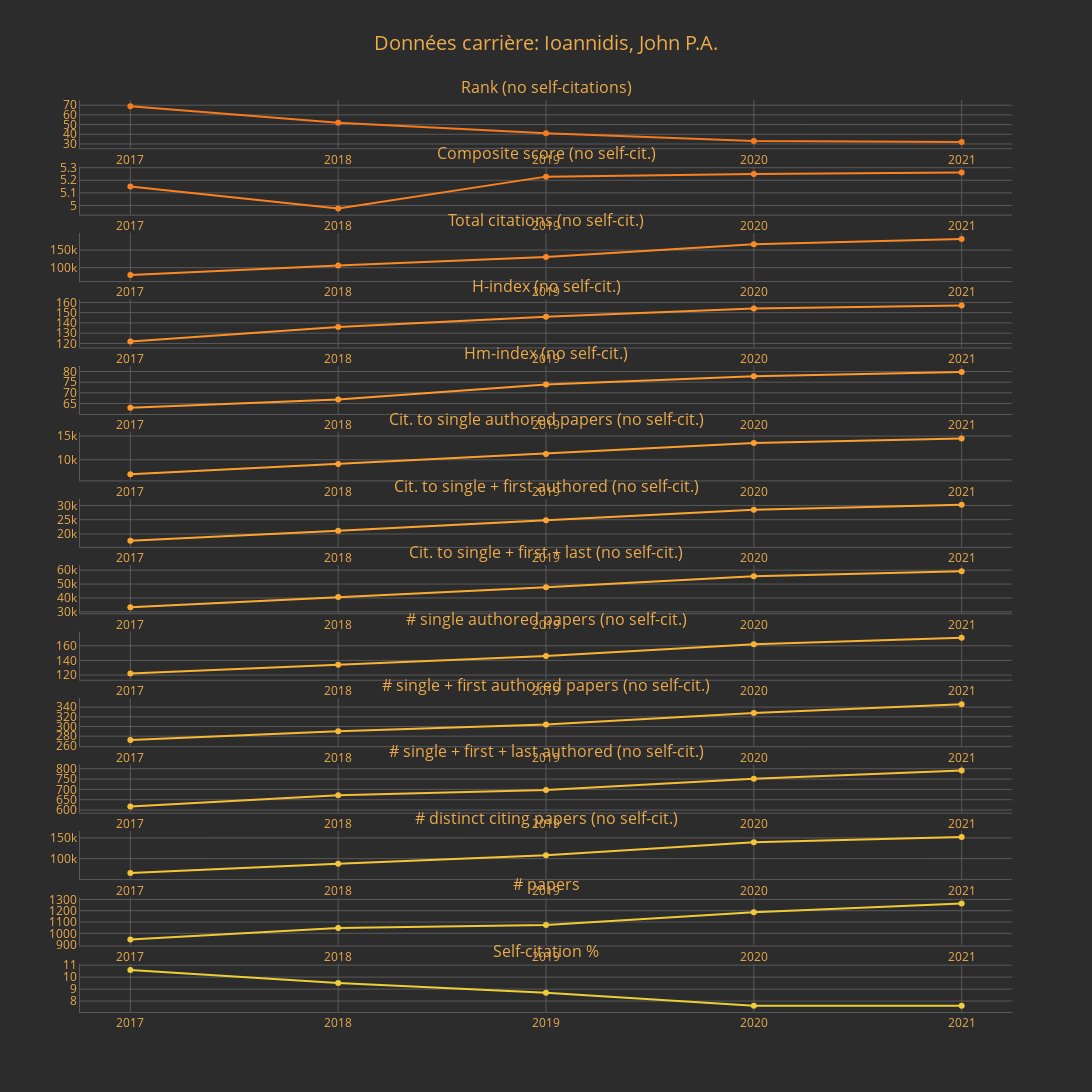

The notebook cell saved with this chart:
### Code cell
#| label: fig4cell
from Dash_client import TwoPercentersClient
client = TwoPercentersClient()
fig = client.plot_author_career("Ioannidis, John P.A.", exclude_self_citations=True)
fig.show()

### Figure 1 — Plotly figure (JSON) as saved in the notebook; plotly's stock layout.template omitted (floating-point values rounded to 4 significant figures)
{"data": [{"hovertemplate": "Année: %{x}<br>Valeur: %{y}<extra></extra>", "marker": {"color": "rgb(247, 121, 30)"}, "name": "rank (ns)", "type": "scatter", "x": ["2017", "2018", "2019", "2020", "2021"], "xaxis": "x", "y": [69.0, 52.0, 41.0, 33.0, 32.0], "yaxis": "y"}, {"hovertemplate": "Année: %{x}<br>Valeur: %{y}<extra></extra>", "marker": {"color": "rgb(249, 129, 34)"}, "name": "c (ns)", "type": "scatter", "x": ["2017", "2018", "2019", "2020", "2021"], "xaxis": "x2", "y": [5.151, 4.976, 5.229, 5.249, 5.261], "yaxis": "y2"}, {"hovertemplate": "Année: %{x}<br>Valeur: %{y}<extra></extra>", "marker": {"color": "rgb(250, 137, 37)"}, "name": "nc (ns)", "type": "scatter", "x": ["2017", "2018", "2019", "2020", "2021"], "xaxis": "x3", "y": [79240.0, 106300.0, 130600.0, 166900.0, 181600.0], "yaxis": "y3"}, {"hovertemplate": "Année: %{x}<br>Valeur: %{y}<extra></extra>", "marker": {"color": "rgb(252, 145, 41)"}, "name": "h (ns)", "type": "scatter", "x": ["2017", "2018", "2019", "2020", "2021"], "xaxis": "x4", "y": [122.0, 136.0, 146.0, 154.0, 157.0], "yaxis": "y4"}, {"hovertemplate": "Année: %{x}<br>Valeur: %{y}<extra></extra>", "marker": {"color": "rgb(254, 153, 44)"}, "name": "hm (ns)", "type": "scatter", "x": ["2017", "2018", "2019", "2020", "2021"], "xaxis": "x5", "y": [62.96, 66.91, 73.88, 77.75, 79.8], "yaxis": "y5"}, {"hovertemplate": "Année: %{x}<br>Valeur: %{y}<extra></extra>", "marker": {"color": "rgb(253, 159, 46)"}, "name": "ncs (ns)", "type": "scatter", "x": ["2017", "2018", "2019", "2020", "2021"], "xaxis": "x6", "y": [6939.0, 9115.0, 11220.0, 13520.0, 14510.0], "yaxis": "y6"}, {"hovertemplate": "Année: %{x}<br>Valeur: %{y}<extra></extra>", "marker": {"color": "rgb(251, 165, 48)"}, "name": "ncsf (ns)", "type": "scatter", "x": ["2017", "2018", "2019", "2020", "2021"], "xaxis": "x7", "y": [17650.0, 21100.0, 24850.0, 28520.0, 30210.0], "yaxis": "y7"}, {"hovertemplate": "Année: %{x}<br>Valeur: %{y}<extra></extra>", "marker": {"color": "rgb(250, 172, 50)"}, "name": "ncsfl (ns)", "type": "scatter", "x": ["2017", "2018", "2019", "2020", "2021"], "xaxis": "x8", "y": [33390.0, 40710.0, 47700.0, 55580.0, 59200.0], "yaxis": "y8"}, {"hovertemplate": "Année: %{x}<br>Valeur: %{y}<extra></extra>", "marker": {"color": "rgb(248, 178, 52)"}, "name": "nps (ns)", "type": "scatter", "x": ["2017", "2018", "2019", "2020", "2021"], "xaxis": "x9", "y": [122.0, 134.0, 146.0, 162.0, 171.0], "yaxis": "y9"}, {"hovertemplate": "Année: %{x}<br>Valeur: %{y}<extra></extra>", "marker": {"color": "rgb(247, 184, 54)"}, "name": "cpsf (ns)", "type": "scatter", "x": ["2017", "2018", "2019", "2020", "2021"], "xaxis": "x10", "y": [272.0, 290.0, 304.0, 328.0, 346.0], "yaxis": "y10"}, {"hovertemplate": "Année: %{x}<br>Valeur: %{y}<extra></extra>", "marker": {"color": "rgb(245, 190, 56)"}, "name": "npsfl (ns)", "type": "scatter", "x": ["2017", "2018", "2019", "2020", "2021"], "xaxis": "x11", "y": [617.0, 672.0, 697.0, 751.0, 791.0], "yaxis": "y11"}, {"hovertemplate": "Année: %{x}<br>Valeur: %{y}<extra></extra>", "marker": {"color": "rgb(244, 196, 57)"}, "name": "npciting (ns)", "type": "scatter", "x": ["2017", "2018", "2019", "2020", "2021"], "xaxis": "x12", "y": [65580.0, 87940.0, 108100.0, 139500.0, 152000.0], "yaxis": "y12"}, {"hovertemplate": "Année: %{x}<br>Valeur: %{y}<extra></extra>", "marker": {"color": "rgb(240, 201, 57)"}, "name": "np", "type": "scatter", "x": ["2017", "2018", "2019", "2020", "2021"], "xaxis": "x13", "y": [946.0, 1048.0, 1073.0, 1187.0, 1264.0], "yaxis": "y13"}, {"hovertemplate": "Année: %{x}<br>Valeur: %{y}<extra></extra>", "marker": {"color": "rgb(235, 206, 57)"}, "name": "self%", "type": "scatter", "x": ["2017", "2018", "2019", "2020", "2021"], "xaxis": "x14", "y": [10.6, 9.5, 8.7, 7.6, 7.6], "yaxis": "y14"}], "layout": {"annotations": [{"font": {"size": 16}, "showarrow": false, "text": "Rank (no self-citations)", "x": 0.5, "xanchor": "center", "xref": "paper", "y": 1, "yanchor": "bottom", "yref": "paper"}, {"font": {"size": 16}, "showarrow": false, "text": "Composite score (no self-cit.)", "x": 0.5, "xanchor": "center", "xref": "paper", "y": 0.9271, "yanchor": "bottom", "yref": "paper"}, {"font": {"size": 16}, "showarrow": false, "text": "Total citations (no self-cit.)", "x": 0.5, "xanchor": "center", "xref": "paper", "y": 0.8543, "yanchor": "bottom", "yref": "paper"}, {"font": {"size": 16}, "showarrow": false, "text": "H-index (no self-cit.)", "x": 0.5, "xanchor": "center", "xref": "paper", "y": 0.7814, "yanchor": "bottom", "yref": "paper"}, {"font": {"size": 16}, "showarrow": false, "text": "Hm-index (no self-cit.)", "x": 0.5, "xanchor": "center", "xref": "paper", "y": 0.7086, "yanchor": "bottom", "yref": "paper"}, {"font": {"size": 16}, "showarrow": false, "text": "Cit. to single authored papers (no self-cit.)", "x": 0.5, "xanchor": "center", "xref": "paper", "y": 0.6357, "yanchor": "bottom", "yref": "paper"}, {"font": {"size": 16}, "showarrow": false, "text": "Cit. to single + first authored (no self-cit.)", "x": 0.5, "xanchor": "center", "xref": "paper", "y": 0.5629, "yanchor": "bottom", "yref": "paper"}, {"font": {"size": 16}, "showarrow": false, "text": "Cit. to single + first + last (no self-cit.)", "x": 0.5, "xanchor": "center", "xref": "paper", "y": 0.49, "yanchor": "bottom", "yref": "paper"}, {"font": {"size": 16}, "showarrow": false, "text": "# single authored papers (no self-cit.)", "x": 0.5, "xanchor": "center", "xref": "paper", "y": 0.4171, "yanchor": "bottom", "yref": "paper"}, {"font": {"size": 16}, "showarrow": false, "text": "# single + first authored papers (no self-cit.)", "x": 0.5, "xanchor": "center", "xref": "paper", "y": 0.3443, "yanchor": "bottom", "yref": "paper"}, {"font": {"size": 16}, "showarrow": false, "text": "# single + first + last authored (no self-cit.)", "x": 0.5, "xanchor": "center", "xref": "paper", "y": 0.2714, "yanchor": "bottom", "yref": "paper"}, {"font": {"size": 16}, "showarrow": false, "text": "# distinct citing papers (no self-cit.)", "x": 0.5, "xanchor": "center", "xref": "paper", "y": 0.1986, "yanchor": "bottom", "yref": "paper"}, {"font": {"size": 16}, "showarrow": false, "text": "# papers", "x": 0.5, "xanchor": "center", "xref": "paper", "y": 0.1257, "yanchor": "bottom", "yref": "paper"}, {"font": {"size": 16}, "showarrow": false, "text": "Self-citation %", "x": 0.5, "xanchor": "center", "xref": "paper", "y": 0.05286, "yanchor": "bottom", "yref": "paper"}], "font": {"color": "#ECAB4C"}, "height": 2000, "paper_bgcolor": "#2C2C2C", "plot_bgcolor": "#2C2C2C", "showlegend": false, "title": {"font": {"size": 20}, "text": "Données carrière: Ioannidis, John P.A.", "x": 0.5}, "width": 1200, "xaxis": {"anchor": "y", "domain": [0, 1], "gridcolor": "#5b5959", "linecolor": "#5b5959", "ticktext": ["2017", "2018", "2019", "2020", "2021"], "tickvals": ["2017", "2018", "2019", "2020", "2021"], "zeroline": false}, "xaxis10": {"anchor": "y10", "domain": [0, 1], "gridcolor": "#5b5959", "linecolor": "#5b5959", "ticktext": ["2017", "2018", "2019", "2020", "2021"], "tickvals": ["2017", "2018", "2019", "2020", "2021"], "zeroline": false}, "xaxis11": {"anchor": "y11", "domain": [0, 1], "gridcolor": "#5b5959", "linecolor": "#5b5959", "ticktext": ["2017", "2018", "2019", "2020", "2021"], "tickvals": ["2017", "2018", "2019", "2020", "2021"], "zeroline": false}, "xaxis12": {"anchor": "y12", "domain": [0, 1], "gridcolor": "#5b5959", "linecolor": "#5b5959", "ticktext": ["2017", "2018", "2019", "2020", "2021"], "tickvals": ["2017", "2018", "2019", "2020", "2021"], "zeroline": false}, "xaxis13": {"anchor": "y13", "domain": [0, 1], "gridcolor": "#5b5959", "linecolor": "#5b5959", "ticktext": ["2017", "2018", "2019", "2020", "2021"], "tickvals": ["2017", "2018", "2019", "2020", "2021"], "zeroline": false}, "xaxis14": {"anchor": "y14", "domain": [0, 1], "gridcolor": "#5b5959", "linecolor": "#5b5959", "ticktext": ["2017", "2018", "2019", "2020", "2021"], "tickvals": ["2017", "2018", "2019", "2020", "2021"], "zeroline": false}, "xaxis2": {"anchor": "y2", "domain": [0, 1], "gridcolor": "#5b5959", "linecolor": "#5b5959", "ticktext": ["2017", "2018", "2019", "2020", "2021"], "tickvals": ["2017", "2018", "2019", "2020", "2021"], "zeroline": false}, "xaxis3": {"anchor": "y3", "domain": [0, 1], "gridcolor": "#5b5959", "linecolor": "#5b5959", "ticktext": ["2017", "2018", "2019", "2020", "2021"], "tickvals": ["2017", "2018", "2019", "2020", "2021"], "zeroline": false}, "xaxis4": {"anchor": "y4", "domain": [0, 1], "gridcolor": "#5b5959", "linecolor": "#5b5959", "ticktext": ["2017", "2018", "2019", "2020", "2021"], "tickvals": ["2017", "2018", "2019", "2020", "2021"], "zeroline": false}, "xaxis5": {"anchor": "y5", "domain": [0, 1], "gridcolor": "#5b5959", "linecolor": "#5b5959", "ticktext": ["2017", "2018", "2019", "2020", "2021"], "tickvals": ["2017", "2018", "2019", "2020", "2021"], "zeroline": false}, "xaxis6": {"anchor": "y6", "domain": [0, 1], "gridcolor": "#5b5959", "linecolor": "#5b5959", "ticktext": ["2017", "2018", "2019", "2020", "2021"], "tickvals": ["2017", "2018", "2019", "2020", "2021"], "zeroline": false}, "xaxis7": {"anchor": "y7", "domain": [0, 1], "gridcolor": "#5b5959", "linecolor": "#5b5959", "ticktext": ["2017", "2018", "2019", "2020", "2021"], "tickvals": ["2017", "2018", "2019", "2020", "2021"], "zeroline": false}, "xaxis8": {"anchor": "y8", "domain": [0, 1], "gridcolor": "#5b5959", "linecolor": "#5b5959", "ticktext": ["2017", "2018", "2019", "2020", "2021"], "tickvals": ["2017", "2018", "2019", "2020", "2021"], "zeroline": false}, "xaxis9": {"anchor": "y9", "domain": [0, 1], "gridcolor": "#5b5959", "linecolor": "#5b5959", "ticktext": ["2017", "2018", "2019", "2020", "2021"], "tickvals": ["2017", "2018", "2019", "2020", "2021"], "zeroline": false}, "yaxis": {"anchor": "x", "domain": [0.9471, 1], "gridcolor": "#5b5959", "linecolor": "#5b5959", "zeroline": false}, "yaxis10": {"anchor": "x10", "domain": [0.2914, 0.3443], "gridcolor": "#5b5959", "linecolor": "#5b5959", "zeroline": false}, "yaxis11": {"anchor": "x11", "domain": [0.2186, 0.2714], "gridcolor": "#5b5959", "linecolor": "#5b5959", "zeroline": false}, "yaxis12": {"anchor": "x12", "domain": [0.1457, 0.1986], "gridcolor": "#5b5959", "linecolor": "#5b5959", "zeroline": false}, "yaxis13": {"anchor": "x13", "domain": [0.07286, 0.1257], "gridcolor": "#5b5959", "linecolor": "#5b5959", "zeroline": false}, "yaxis14": {"anchor": "x14", "domain": [0, 0.05286], "gridcolor": "#5b5959", "linecolor": "#5b5959", "zeroline": false}, "yaxis2": {"anchor": "x2", "domain": [0.8743, 0.9271], "gridcolor": "#5b5959", "linecolor": "#5b5959", "zeroline": false}, "yaxis3": {"anchor": "x3", "domain": [0.8014, 0.8543], "gridcolor": "#5b5959", "linecolor": "#5b5959", "zeroline": false}, "yaxis4": {"anchor": "x4", "domain": [0.7286, 0.7814], "gridcolor": "#5b5959", "linecolor": "#5b5959", "zeroline": false}, "yaxis5": {"anchor": "x5", "domain": [0.6557, 0.7086], "gridcolor": "#5b5959", "linecolor": "#5b5959", "zeroline": false}, "yaxis6": {"anchor": "x6", "domain": [0.5829, 0.6357], "gridcolor": "#5b5959", "linecolor": "#5b5959", "zeroline": false}, "yaxis7": {"anchor": "x7", "domain": [0.51, 0.5629], "gridcolor": "#5b5959", "linecolor": "#5b5959", "zeroline": false}, "yaxis8": {"anchor": "x8", "domain": [0.4371, 0.49], "gridcolor": "#5b5959", "linecolor": "#5b5959", "zeroline": false}, "yaxis9": {"anchor": "x9", "domain": [0.3643, 0.4171], "gridcolor": "#5b5959", "linecolor": "#5b5959", "zeroline": false}}}
